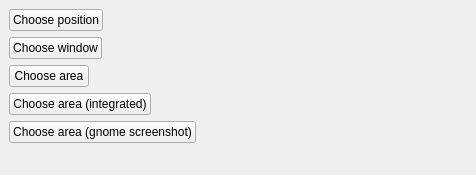
<?xml version="1.0" encoding="UTF-8"?>
<ui version="4.0">
 <class>MainWindow</class>
 <widget class="QMainWindow" name="MainWindow">
  <property name="geometry">
   <rect>
    <x>0</x>
    <y>0</y>
    <width>476</width>
    <height>175</height>
   </rect>
  </property>
  <property name="windowTitle">
   <string>Testing</string>
  </property>
  <widget class="QWidget" name="centralwidget">
   <layout class="QFormLayout" name="formLayout">
    <item row="0" column="0">
     <widget class="ActionTools::ChoosePositionPushButton" name="choosePositionPushButton">
      <property name="text">
       <string>Choose position</string>
      </property>
     </widget>
    </item>
    <item row="0" column="1">
     <widget class="QLabel" name="choosePositionLabel">
      <property name="text">
       <string/>
      </property>
     </widget>
    </item>
    <item row="1" column="0">
     <widget class="ActionTools::ChooseWindowPushButton" name="chooseWindowPushButton">
      <property name="text">
       <string>Choose window</string>
      </property>
     </widget>
    </item>
    <item row="1" column="1">
     <widget class="QLabel" name="chooseWindowLabel">
      <property name="text">
       <string/>
      </property>
     </widget>
    </item>
    <item row="2" column="0">
     <widget class="QPushButton" name="chooseAreaPushButton">
      <property name="text">
       <string>Choose area</string>
      </property>
     </widget>
    </item>
    <item row="2" column="1">
     <widget class="QLabel" name="chooseAreaLabel">
      <property name="text">
       <string/>
      </property>
     </widget>
    </item>
    <item row="4" column="0">
     <widget class="QPushButton" name="chooseRectangleGnomePushButton">
      <property name="text">
       <string>Choose area (gnome screenshot)</string>
      </property>
     </widget>
    </item>
    <item row="4" column="1">
     <widget class="QLabel" name="rectangleGnomeLabel">
      <property name="text">
       <string/>
      </property>
     </widget>
    </item>
    <item row="3" column="0">
     <widget class="QPushButton" name="chooseAreaIntegratedPushButton">
      <property name="text">
       <string>Choose area (integrated)</string>
      </property>
     </widget>
    </item>
   </layout>
  </widget>
 </widget>
 <customwidgets>
  <customwidget>
   <class>ActionTools::ChoosePositionPushButton</class>
   <extends>QPushButton</extends>
   <header>actiontools/choosepositionpushbutton.hpp</header>
  </customwidget>
  <customwidget>
   <class>ActionTools::ChooseWindowPushButton</class>
   <extends>QPushButton</extends>
   <header>actiontools/choosewindowpushbutton.hpp</header>
  </customwidget>
 </customwidgets>
 <resources/>
 <connections/>
</ui>
